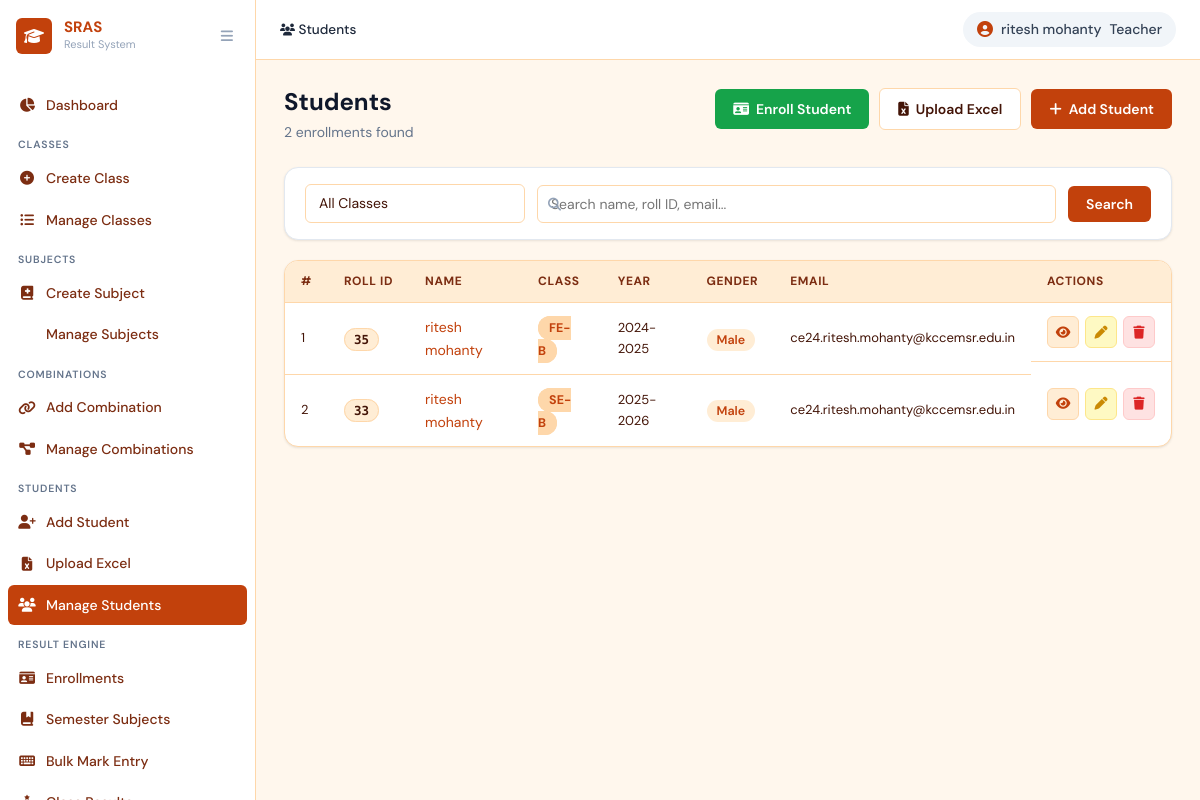
The app's page /students/ (signed in) with its own data.
### core/models.py (models this page shows, shortened)
class Enrollment(models.Model):
    student       = models.ForeignKey(Student, on_delete=models.CASCADE,
                                       related_name='enrollments', verbose_name='Student')
    student_class = models.ForeignKey(StudentClass, on_delete=models.CASCADE,
                                       related_name='enrollments', verbose_name='Class')
    academic_year = models.CharField(max_length=10, verbose_name='Academic Year',
                                      help_text='e.g. 2024-25')
    roll_id       = models.CharField(max_length=30, verbose_name='Roll ID')
    created_at    = models.DateTimeField(auto_now_add=True)
    updated_at    = models.DateTimeField(auto_now=True)
    class Meta:
        verbose_name = 'Enrollment'
        verbose_name_plural = 'Enrollments'
        ordering = ['academic_year', 'roll_id']
        constraints = [
            models.UniqueConstraint(fields=['student', 'academic_year'],
                                    name='unique_student_per_year'),
            models.UniqueConstraint(fields=['student_class', 'academic_year', 'roll_id'],
                                    name='unique_roll_in_class_year'),
        ]
        indexes = [
            models.Index(fields=['student_class', 'academic_year']),
            models.Index(fields=['academic_year', 'roll_id']),
        ]

class Student(models.Model):
    GENDER_CHOICES = [('Male', 'Male'), ('Female', 'Female'), ('Other', 'Other')]
    name          = models.CharField(max_length=150, verbose_name='Full Name')
    email         = models.EmailField(blank=True, verbose_name='Email Address')
    gender        = models.CharField(max_length=10, choices=GENDER_CHOICES, verbose_name='Gender')
    date_of_birth = models.DateField(null=True, blank=True, verbose_name='Date of Birth')
    created_at    = models.DateTimeField(auto_now_add=True)
    updated_at    = models.DateTimeField(auto_now=True)
    class Meta:
        ordering = ['name']
        verbose_name = 'Student'
        verbose_name_plural = 'Students'

class StudentClass(models.Model):
    CLASS_YEAR_CHOICES = [
        ('FE', 'First Year (FE)'), ('SE', 'Second Year (SE)'),
        ('TE', 'Third Year (TE)'), ('BE', 'Fourth Year (BE)'),
    ]
    class_year    = models.CharField(max_length=2, choices=CLASS_YEAR_CHOICES, verbose_name='Class Year')
    section       = models.CharField(max_length=5, verbose_name='Section', help_text='e.g. A, B, C')
    academic_year = models.CharField(max_length=10, verbose_name='Academic Year', help_text='e.g. 2024-25')
    created_at    = models.DateTimeField(auto_now_add=True)
    updated_at    = models.DateTimeField(auto_now=True)
    class Meta:
        unique_together = ('class_year', 'section', 'academic_year')
        ordering = ['class_year', 'section', 'academic_year']
        verbose_name = 'Student Class'
        verbose_name_plural = 'Student Classes'
    def __str__(self):
        return f"{self.class_year}-{self.section} ({self.academic_year})"
    @property
    def display_name(self):
        return f"{self.class_year}-{self.section}"

### core/views.py (the view)
    def wrapper(request, *args, **kwargs):
        if not _get_current_teacher(request):
            messages.error(request, 'You must be logged in as a teacher.')
            return redirect('login')
        return view_func(request, *args, **kwargs)

### core/views.py (called while the page is built)
def _get_current_teacher(request):
    if request.session.get('user_type') != 'teacher':
        return None
    return Teacher.objects.filter(pk=request.session.get('user_id'), is_active=True).first()

def teacher_required(view_func):
    def wrapper(request, *args, **kwargs):
        if not _get_current_teacher(request):
            messages.error(request, 'You must be logged in as a teacher.')
            return redirect('login')
        return view_func(request, *args, **kwargs)
    wrapper.__name__ = view_func.__name__
    return wrapper

### core/templates/core/student_list.html (shortened to what this page needs)
{% extends 'core/base.html' %}
{% block breadcrumb %}
<span class="breadcrumb-item active"><i class="fas fa-users"></i> Students</span>
{% endblock %}
{% block content %}
<div class="page-header">
  <div>
    <h1 class="page-title">Students</h1>
    <p class="page-subtitle">{{ students|length }} enrollment{{ students|length|pluralize }} found</p>
  </div>
  <div class="header-actions">
    <a href="{% url 're_enrollment_create' %}" class="btn btn-success">
      <i class="fas fa-id-card"></i> Enroll Student
    </a>
    <a href="{% url 'student_upload' %}" class="btn btn-outline">
      <i class="fas fa-file-excel"></i> Upload Excel
    </a>
    <a href="{% url 'student_create' %}" class="btn btn-primary">
      <i class="fas fa-plus"></i> Add Student
    </a>
  </div>
</div>
<div class="filter-bar">
  <form method="get" class="filter-form">
    <select name="class" class="form-control filter-select" onchange="this.form.submit()">
      <option value="">All Classes</option>
    </select>
    <div class="filter-search">
      <i class="fas fa-search"></i>
      <input type="text" name="search" value="{{ search }}" class="form-control"
             placeholder="Search name, roll ID, email..." />
    </div>
    <button type="submit" class="btn btn-primary">Search</button>
  </form>
</div>
<div class="section-card">
  {% if students %}
  <table class="data-table">
    <thead>
      <tr>
        <th>#</th>
        <th>Roll ID</th>
        <th>Name</th>
        <th>Class</th>
        <th>Year</th>
        <th>Gender</th>
        <th>Email</th>
        <th>Actions</th>
      </tr>
    </thead>
    <tbody>
      {% for enr in students %}
      <tr>
        <td class="td-num">{{ forloop.counter }}</td>
        <td><span class="badge-roll">{{ enr.roll_id }}</span></td>
        <td>
          <a href="{% url 'student_detail' enr.student.pk %}" class="student-link">
            {{ enr.student.name }}
          </a>
        </td>
        <td><span class="badge-class-sm">{{ enr.student_class.display_name }}</span></td>
        <td class="text-muted">{{ enr.academic_year }}</td>
        <td>
          <span class="gender-badge gender-{{ enr.student.gender|lower }}">
            {{ enr.student.gender }}
          </span>
        </td>
        <td class="text-muted">{{ enr.student.email|default:"—" }}</td>
        <td class="td-actions">
          <a href="{% url 'student_detail' enr.student.pk %}"
             class="btn-icon btn-view" title="View"><i class="fas fa-eye"></i></a>
          <a href="{% url 'student_edit' enr.student.pk %}"
             class="btn-icon btn-edit" title="Edit"><i class="fas fa-pen"></i></a>
          <a href="{% url 'student_delete' enr.student.pk %}"
             class="btn-icon btn-delete" title="Delete"><i class="fas fa-trash"></i></a>
        </td>
      </tr>
      {% endfor %}
    </tbody>
  </table>
  {% endif %}
</div>
{% endblock %}

### records on screen
Enrollment: roll_id "35", student.name "ritesh mohanty", student_class.display_name "FE-B", academic_year "2024-2025", student.gender "Male", student.email "ce24.ritesh.mohanty@kccemsr.edu.in"
Enrollment: roll_id "33", student.name "ritesh mohanty", student_class.display_name "SE-B", academic_year "2025-2026", student.gender "Male", student.email "ce24.ritesh.mohanty@kccemsr.edu.in"

### other values on screen
{{ request.session.user_name|default:"Teacher" }} "ritesh mohanty"
{{ students|length }} "2"
